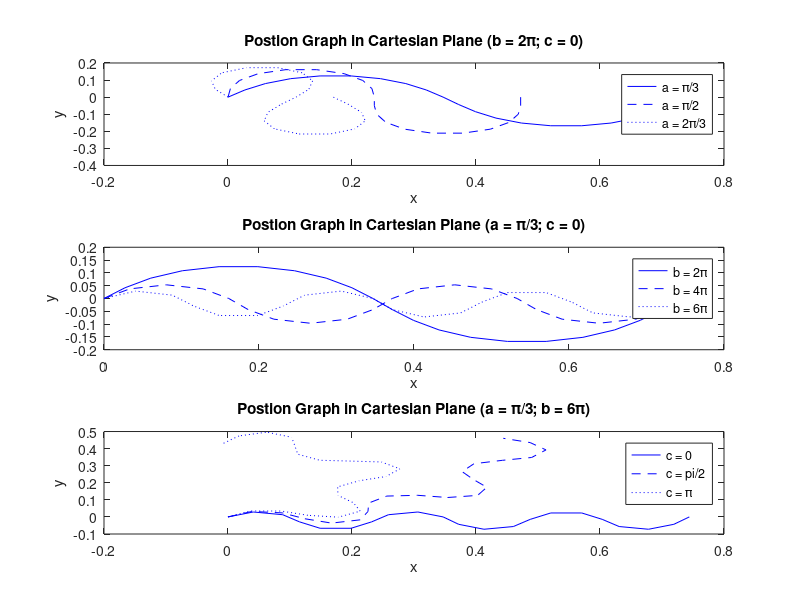
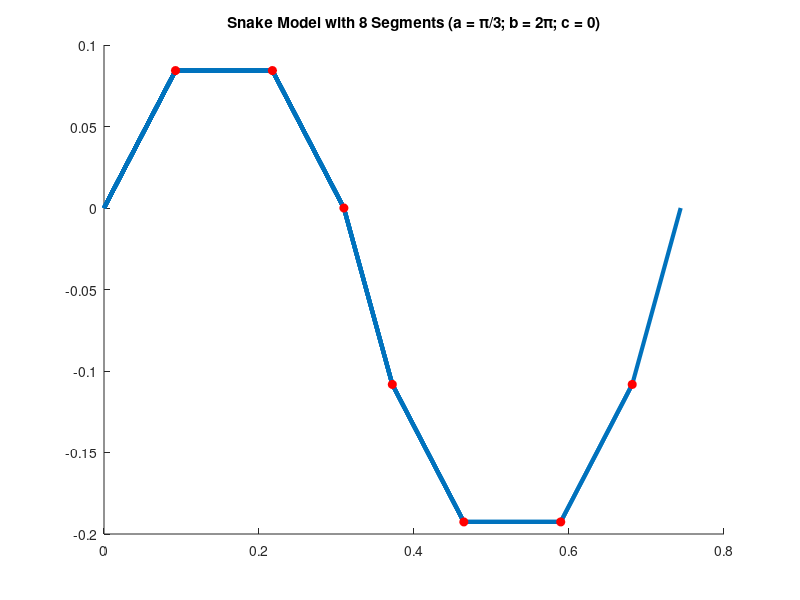
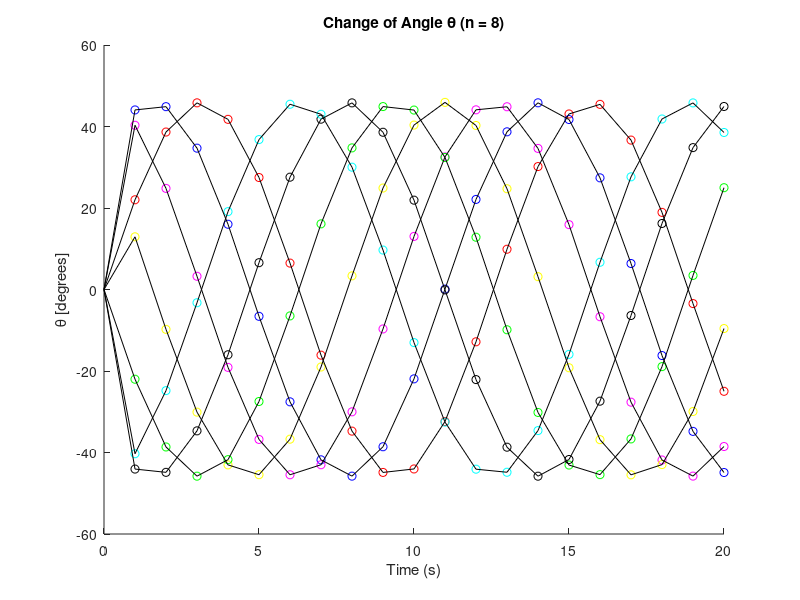
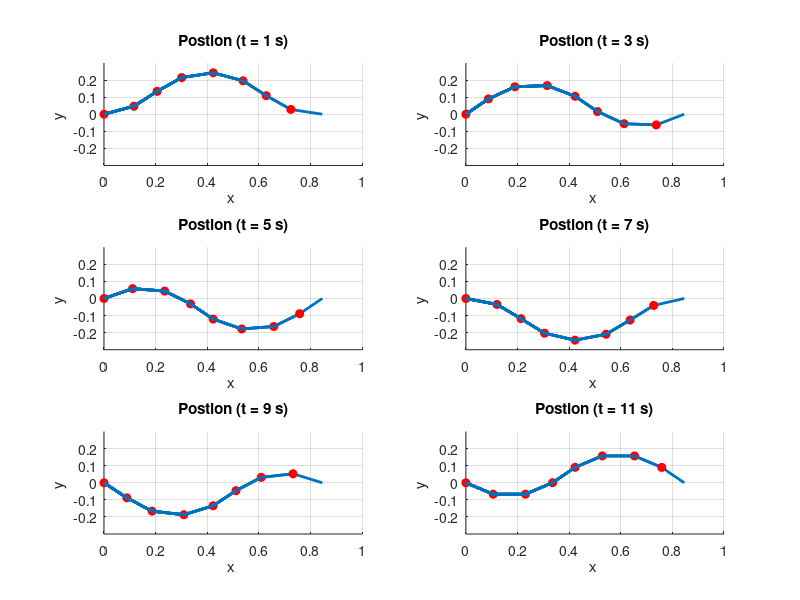

Source code (MATLAB) for these figures, in order:
%Model the Serpenoid curve that
%---- Use Serpentine locomotion
%---- Depend on a, b and c parameters
%---- by Qizong Wu
clc
clear all
% Snake Locomotion Parameters
n =20;         % number of segments
L = 32;         % lenght of the snake (not used for now)
a1 = pi/3;      % degree of undulation
a2 = pi/2;
a3 = pi*2/3;
a1DEG = a1*(180/pi);
a2DEG = a2*(180/pi);
a3DEG = a3*(180/pi);
b1 = 2*pi;       % periods of unit lenghts
b2 = 4*pi;
b3 = 6*pi;
c1 = 0;          % changes the direction of propagation
c2 = pi/2;
c3 = pi;
omega=.5        % in rad/s
frequency= omega/(2*pi) %in Hz
lag = (2*pi)/n	% in rad
% The X-Y position of the center of each segment can
% be aproximated by the following code:
x1(1) = 0;      %For the origin or tail position
y1(1) = 0;      %For the origin or tail position
x2(1) = 0;      
y2(1) = 0;      
x3(1) = 0;      
y3(1) = 0;      
%position is plotted in the graph
%to calculate the remaining x-y positions following the formulas
figure(1)
% a varies
subplot(3,1,1)
for k=1:n
    x1(k+1) = x1(k)+(1/n)*cos(a1*cos(k*b1/n)); %x position for i-th segment
    y1(k+1) = y1(k)+(1/n)*sin(a1*cos(k*b1/n)); %y position for i-th segment
    x2(k+1) = x2(k)+(1/n)*cos(a2*cos(k*b1/n)); %x position for i-th segment
    y2(k+1) = y2(k)+(1/n)*sin(a2*cos(k*b1/n)); %y position for i-th segment
    x3(k+1) = x3(k)+(1/n)*cos(a3*cos(k*b1/n)); %x position for i-th segment
    y3(k+1) = y3(k)+(1/n)*sin(a3*cos(k*b1/n)); %y position for i-th segment
end
plot(x1,y1,'b-',x2,y2,'b--',x3,y3,'b:'); %plot the x-y coordinates
xlabel('x')
ylabel('y')
title('Postion Graph in Cartesian Plane (b = 2\pi; c = 0)')
legend('a = \pi/3','a = \pi/2','a = 2\pi/3')
% b varies
subplot(3,1,2)
for k=1:n
    x1(k+1) = x1(k)+(1/n)*cos(a1*cos(k*b1/n)); %x position for i-th segment
    y1(k+1) = y1(k)+(1/n)*sin(a1*cos(k*b1/n)); %y position for i-th segment
    x2(k+1) = x2(k)+(1/n)*cos(a1*cos(k*b2/n)); %x position for i-th segment
    y2(k+1) = y2(k)+(1/n)*sin(a1*cos(k*b2/n)); %y position for i-th segment
    x3(k+1) = x3(k)+(1/n)*cos(a1*cos(k*b3/n)); %x position for i-th segment
    y3(k+1) = y3(k)+(1/n)*sin(a1*cos(k*b3/n)); %y position for i-th segment
end
plot(x1,y1,'b-',x2,y2,'b--',x3,y3,'b:'); %plot the x-y coordinates
xlabel('x')
ylabel('y')
title('Postion Graph in Cartesian Plane (a = \pi/3; c = 0)')
legend('b = 2\pi','b = 4\pi','b = 6\pi')
% c varies
subplot(3,1,3)
for k=1:n
    x1(k+1) = x1(k)+(1/n)*cos(a1*cos(k*b3/n)+k*c1/n); %x position for i-th segment
    y1(k+1) = y1(k)+(1/n)*sin(a1*cos(k*b3/n)+k*c1/n); %y position for i-th segment
    x2(k+1) = x2(k)+(1/n)*cos(a1*cos(k*b3/n)+k*c2/n); %x position for i-th segment
    y2(k+1) = y2(k)+(1/n)*sin(a1*cos(k*b3/n)+k*c2/n); %y position for i-th segment
    x3(k+1) = x3(k)+(1/n)*cos(a1*cos(k*b3/n)+k*c3/n); %x position for i-th segment
    y3(k+1) = y3(k)+(1/n)*sin(a1*cos(k*b3/n)+k*c3/n); %y position for i-th segment
end
plot(x1,y1,'b-',x2,y2,'b--',x3,y3,'b:'); %plot the x-y coordinates
xlabel('x')
ylabel('y')
title('Postion Graph in Cartesian Plane (a = \pi/3; b = 6\pi)')
legend('c = 0','c = pi/2','c = \pi')

%% 8 Segments Snake Model
clc
clear
hold on
n =8                %number of segments
L = 32;             %lenght of the snake (not used for now)
a = pi/3            %degree of undulation
aDEG = a*(180/pi)
b = 2*pi            %periods of unit lenghts
c = 0;              %changes the direction of propagation
omega=.5            %in rad/s
frequency= omega/(2*pi) %in Hz
lag = (2*pi)/n      %in rad
% The X-Y position of the center of each segment can
% be aproximated by the following code:
x(1) = 0;           %For the origin or tail position
y(1) = 0;           %For the origin or tail position
%position is plotted in the graph
%to calculate the remaining x-y positions following the formulas
%in the paper "Snake Analysis"
figure(2)
for i=1:1:n+1
    for k=1:1:i
        x(k+1) = x(k)+(1/n)*cos(a*cos(k*b/n)); %x position for i-th segment
        y(k+1) = y(k)+(1/n)*sin(a*cos(k*b/n)); %y position for i-th segment
        if i<=n
        line([x(k),x(k+1)],[y(k),y(k+1)],'LineWidth',3)
        end
    end
hold on
end
plot(x(2:8),y(2:8),'ro','MarkerFaceColor','r'); %plot the x-y coordinates
title('Snake Model with 8 Segments (a = \pi/3; b = 2\pi; c = 0)')
%pause(.05); %pause to see it like an animation
hold off
%% Calculate the change in theta with time
% Theta angles for each joint changing with time for 20 seconds
figure(3)
for t=1:1:20
for i=1:1:n
theta(t,i) = 2*a*(180/pi)*abs(sin(b/(2*n)))*sin(omega*t+(b/n)*(i-1));
end
%Plot the theta angle with time
hold on
plot(t,theta(t,1),'-or')
plot(t,theta(t,2),'-ob')
plot(t,theta(t,3),'-om')
plot(t,theta(t,4),'-oy')
plot(t,theta(t,5),'-og')
plot(t,theta(t,6),'-ok')
plot(t,theta(t,7),'-oc')
xlabel('Time (s)')
ylabel('\theta [degrees]')
title('Change of Angle \theta (n = 8)')
end
for i=1:1:n-1
line([0,1],[0,theta(1,i)],'color','k')
for t=1:1:19
line([t,t+1],[theta(t,i), theta(t+1,i)],'color','k')
end
end
hold off

%% 6 plots of Snake motion 
x(1) = 0; %For the origin or tail position
y(1) = 0; %For the origin or tail position
%position is plotted in the graph
figure(4)
%to calculate the remaining x-y positions following the formulas
%in the paper "Snake Analysis"
for t=1:2:11
%figure
subplot(3,2,(t+1)/2)
    for i=1:1:n
        for k=1:1:i
            x(k+1) = x(k)+(1/n)*cos(theta(t,k)*(pi/180)); %x position for i-th segment
            y(k+1) = y(k)+(1/n)*sin(theta(t,k)*(pi/180)); %y position for i-th segment
                if i<=n
                    line([x(k),x(k+1)],[y(k),y(k+1)],'LineWidth',2)
                end
        end
        hold on
        plot(x(k),y(k),'ro','MarkerFaceColor','r'); %plot the x-y coordinates
        xlabel('x ')
        ylabel('y ')
        title(['Postion (t = ',num2str(t),' s)'])
        axis([0 1 -.3 .3])
        grid on
    end 
    mov(t) = getframe;
end
%% Snake motion Movie
x(1) = 0; %For the origin or tail position
y(1) = 0; %For the origin or tail position
%plot(x(1),y(1),'bo') %plot the tail position in the graph
hold on %hold this position in the graph when another point
%position is plotted in the graph

%to calculate the remaining x-y positions following the formulas
%in the paper "Snake Analysis"
for t=1:20
figure

    for i=1:1:n
        for k=1:1:i
            x(k+1) = x(k)+(1/n)*cos(theta(t,k)*(pi/180)); %x position for i-th segment
            y(k+1) = y(k)+(1/n)*sin(theta(t,k)*(pi/180)); %y position for i-th segment
                if i<=n
                    line([x(k),x(k+1)],[y(k),y(k+1)],'LineWidth',2)
                end
        end
        hold on
        plot(x(k),y(k),'ro','MarkerFaceColor','r'); %plot the x-y coordinates
        xlabel('x ')
        ylabel('y ')
        title('Shape of a 8-link Snake Robot')
        axis([0 1 -.3 .3])
        grid on
    end 
    mov(t) = getframe;
end
% Moving animation
figure(33)
pause(2);
movie(mov,1,1)
% %to calculate the delay in seconds of the control signals
% % 'Time delay between square-wave control signals..........................'
delay = 2*pi*(b/(n*2*pi))/omega
%% Angular Velocity Calculation
D = [1 -1 0 0 0 0 0 0;
     0 1 -1 0 0 0 0 0;
     0 0 1 -1 0 0 0 0;
     0 0 0 1 -1 0 0 0;
     0 0 0 0 1 -1 0 0;
     0 0 0 0 0 1 -1 0;
     0 0 0 0 0 0 1 -1];
L = 0.32;
tt = 20;
for i = 1:tt
    L_m(:,:,i) = [L/2 0 0 0 0 0 0 0;
              L*cos(theta(i,2)-theta(i,1)) L/2 0 0 0 0 0 0;
              L*cos(theta(i,3)-theta(i,1)) L*cos(theta(i,3)-theta(i,2)) L/2 0 0 0 0 0;
              L*cos(theta(i,4)-theta(i,1)) L*cos(theta(i,4)-theta(i,2)) L*cos(theta(i,4)-theta(i,3)) L/2 0 0 0 0;
              L*cos(theta(i,5)-theta(i,1)) L*cos(theta(i,5)-theta(i,2)) L*cos(theta(i,5)-theta(i,3)) L*cos(theta(i,5)-theta(i,4)) L/2 0 0 0;
              L*cos(theta(i,6)-theta(i,1)) L*cos(theta(i,6)-theta(i,2)) L*cos(theta(i,6)-theta(i,3)) L*cos(theta(i,6)-theta(i,4)) L*cos(theta(i,6)-theta(i,5)) L/2 0 0;
              L*cos(theta(i,7)-theta(i,1)) L*cos(theta(i,7)-theta(i,2)) L*cos(theta(i,7)-theta(i,3)) L*cos(theta(i,7)-theta(i,4)) L*cos(theta(i,7)-theta(i,5)) L*cos(theta(i,7)-theta(i,6)) L/2 0;
              L*cos(theta(i,8)-theta(i,1)) L*cos(theta(i,8)-theta(i,2)) L*cos(theta(i,8)-theta(i,3)) L*cos(theta(i,8)-theta(i,4)) L*cos(theta(i,8)-theta(i,5)) L*cos(theta(i,8)-theta(i,6)) L*cos(theta(i,8)-theta(i,7)) L/2]
    SC(:,:,i) = [-sin(theta(i,1)) cos(theta(i,1));
          -sin(theta(i,2)) cos(theta(i,2));
          -sin(theta(i,3)) cos(theta(i,3));
          -sin(theta(i,4)) cos(theta(i,4));
          -sin(theta(i,5)) cos(theta(i,5));
          -sin(theta(i,6)) cos(theta(i,6));
          -sin(theta(i,7)) cos(theta(i,7));
          -sin(theta(i,8)) cos(theta(i,8))];
    F(:,:,i) = D * L_m(:,:,i) * SC(:,:,i);
    phid(:,i) = F(:,:,i) * [2;0];
end
figure(6)
subplot(3,3,1)
xt = 1:20;
yt = phid(1,:);
xt1 = 1:0.1:20;
yt1 = spline(xt,yt,xt1);
plot(xt1,yt1)
xlabel('Time (s)')
ylabel('Angular Velocity (rad/s)')
title({'Joint 1 Angular Velocity';'(desired speed Vx = 2m/s, Vy = 0)'})

subplot(3,3,2)
xt = 1:20;
yt = phid(2,:);
xt1 = 1:0.1:20;
yt1 = spline(xt,yt,xt1);
plot(xt1,yt1)
xlabel('Time (s)')
ylabel('Angular Velocity (rad/s)')
title({'Joint 2 Angular Velocity';'(desired speed Vx = 2m/s, Vy = 0)'})

subplot(3,3,3)
xt = 1:20;
yt = phid(3,:);
xt1 = 1:0.1:20;
yt1 = spline(xt,yt,xt1);
plot(xt1,yt1)
xlabel('Time (s)')
ylabel('Angular Velocity (rad/s)')
title({'Joint 3 Angular Velocity';'(desired speed Vx = 2m/s, Vy = 0)'})

subplot(3,3,4)
xt = 1:20;
yt = phid(4,:);
xt1 = 1:0.1:20;
yt1 = spline(xt,yt,xt1);
plot(xt1,yt1)
xlabel('Time (s)')
ylabel('Angular Velocity (rad/s)')
title({'Joint 4 Angular Velocity';'(desired speed Vx = 2m/s, Vy = 0)'})

subplot(3,3,5)
xt = 1:20;
yt = phid(5,:);
xt1 = 1:0.1:20;
yt1 = spline(xt,yt,xt1);
plot(xt1,yt1)
xlabel('Time (s)')
ylabel('Angular Velocity (rad/s)')
title({'Joint 5 Angular Velocity';'(desired speed Vx = 2m/s, Vy = 0)'})

subplot(3,3,6)
xt = 1:20;
yt = phid(6,:);
xt1 = 1:0.1:20;
yt1 = spline(xt,yt,xt1);
plot(xt1,yt1)
xlabel('Time (s)')
ylabel('Angular Velocity (rad/s)')
title({'Joint 6 Angular Velocity';'(desired speed Vx = 2m/s, Vy = 0)'})

subplot(3,3,7)
xt = 1:20;
yt = phid(7,:);
xt1 = 1:0.1:20;
yt1 = spline(xt,yt,xt1);
plot(xt1,yt1)
xlabel('Time (s)')
ylabel('Angular Velocity (rad/s)')
title({'Joint 7 Angular Velocity';'(desired speed Vx = 2m/s, Vy = 0)'})


